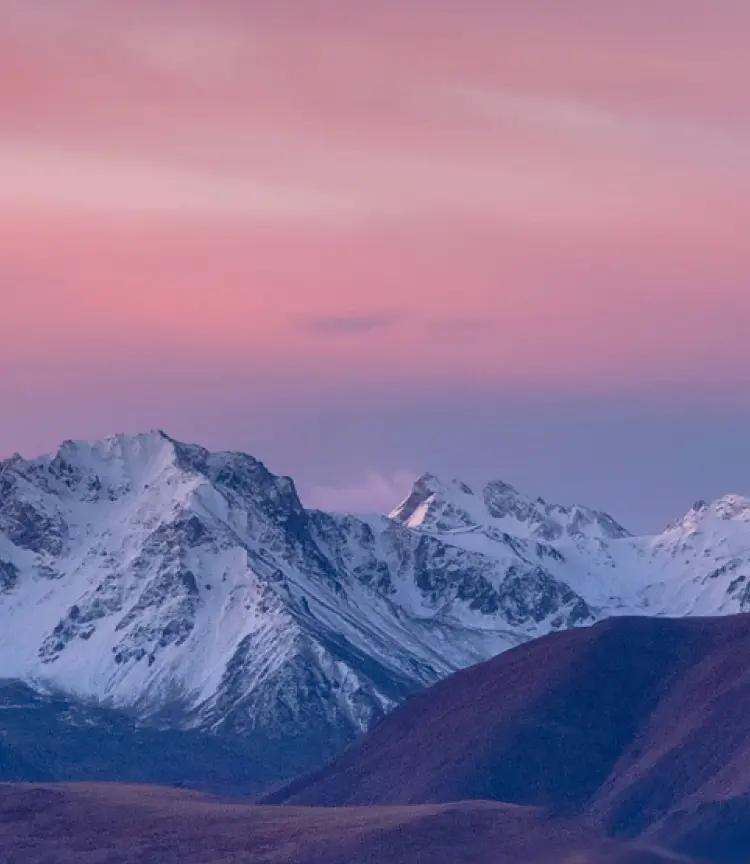
#> input picture mountail.webp, 750 x 864 px
$ python imagearithmetic_chengingdetection.py
#> lines starting #> are read from the running program, lines starting #| are printed output that depends on the picture; after the words box and inside, x2 and y2 are one past the last pixel; in counts of white or black regions, pixels touching at a corner belong together
import cv2
import numpy as np
import matplotlib.pyplot as plt

# Load base image
image_path = 'mountail.webp'
img1 = cv2.imread(image_path, cv2.IMREAD_GRAYSCALE)
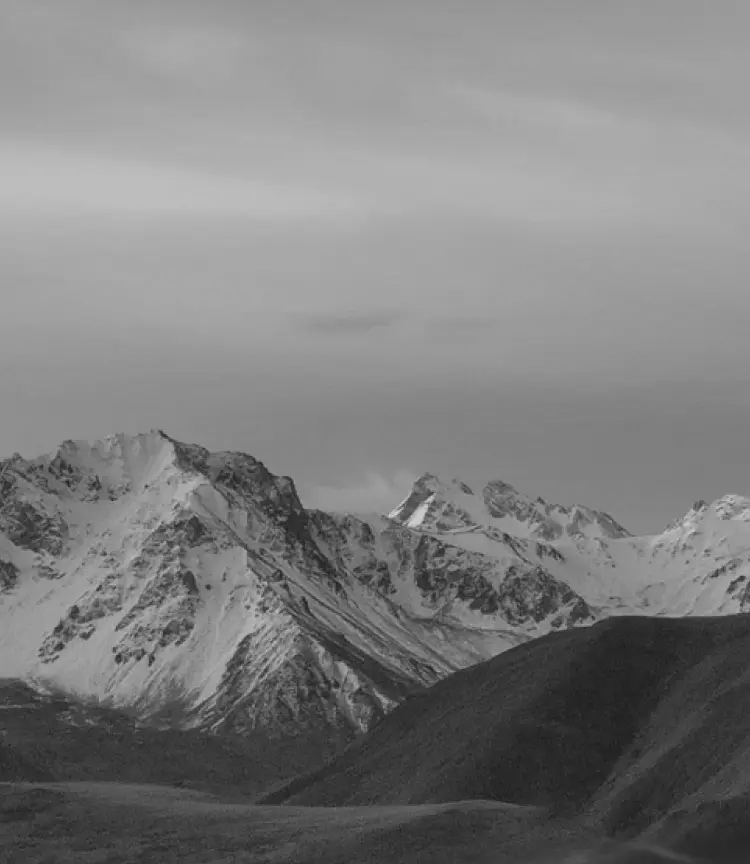
#> img1: shape (864, 750); min 29, max 213, mean 126

if img1 is None:
    raise FileNotFoundError(f"Could not open image at {image_path}")

# Create a second image with a small added change (a white rectangle)
img2 = img1.copy()
cv2.rectangle(img2, (100, 100), (200, 200), (255), -1)
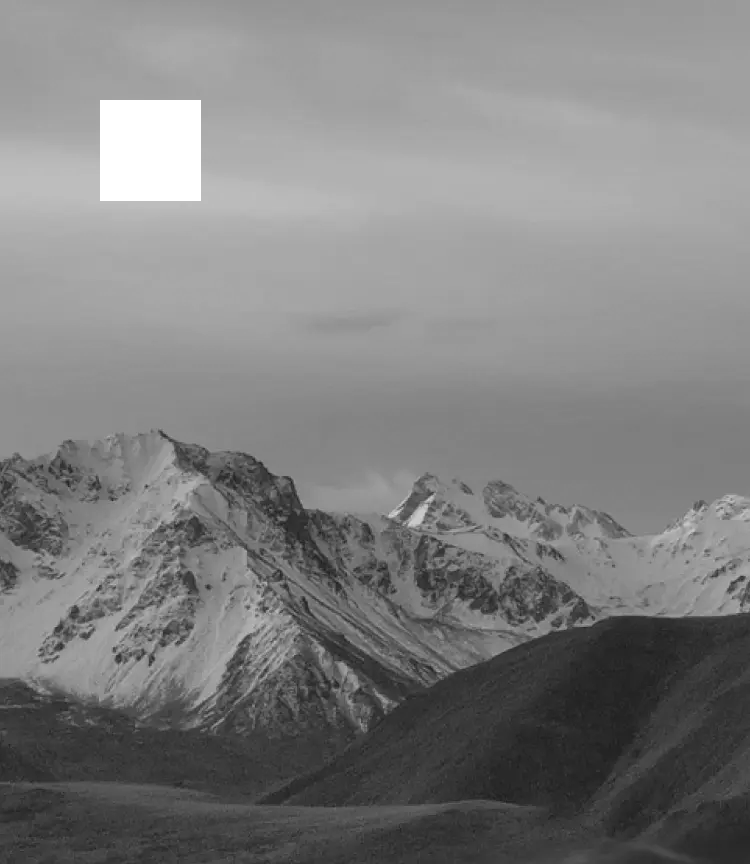
#> img2: shape (864, 750); 1.57% of pixels changed, all inside (x1, y1, x2, y2) = (100, 100, 201, 201)

# Image Arithmetic
add_img = cv2.add(img1, img2)
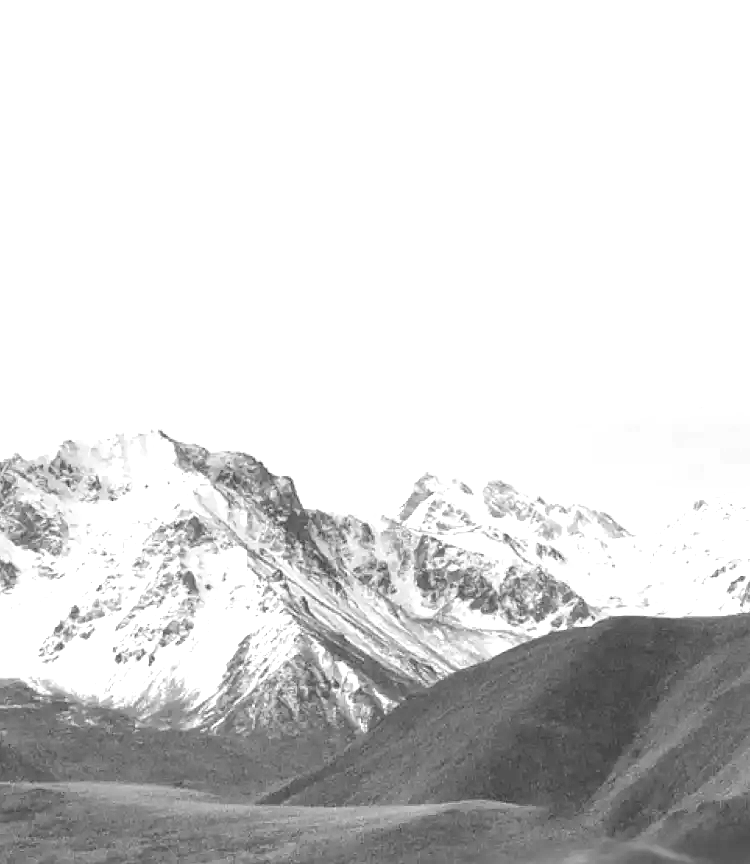
#> add_img: shape (864, 750); min 58, max 255, mean 216
sub_img = cv2.subtract(img1, img2) # Absolute difference for change detection
#> sub_img: shape (864, 750); every value is 0
abs_diff = cv2.absdiff(img1, img2)
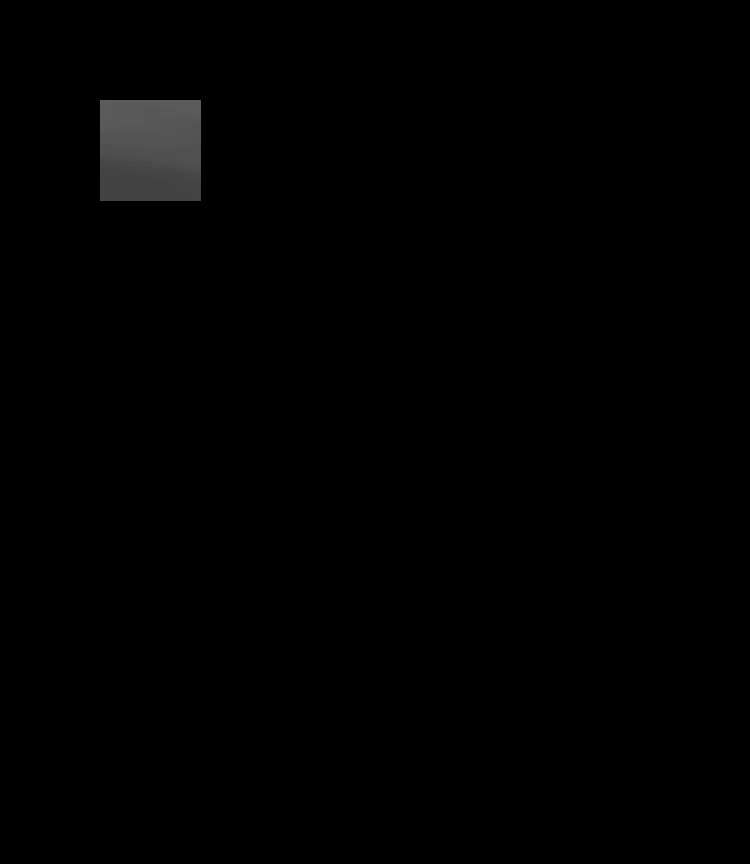
#> abs_diff: shape (864, 750); min 0, max 92, mean 1.2
mul_img = cv2.multiply(img1, img2, scale=1.0/255.0)
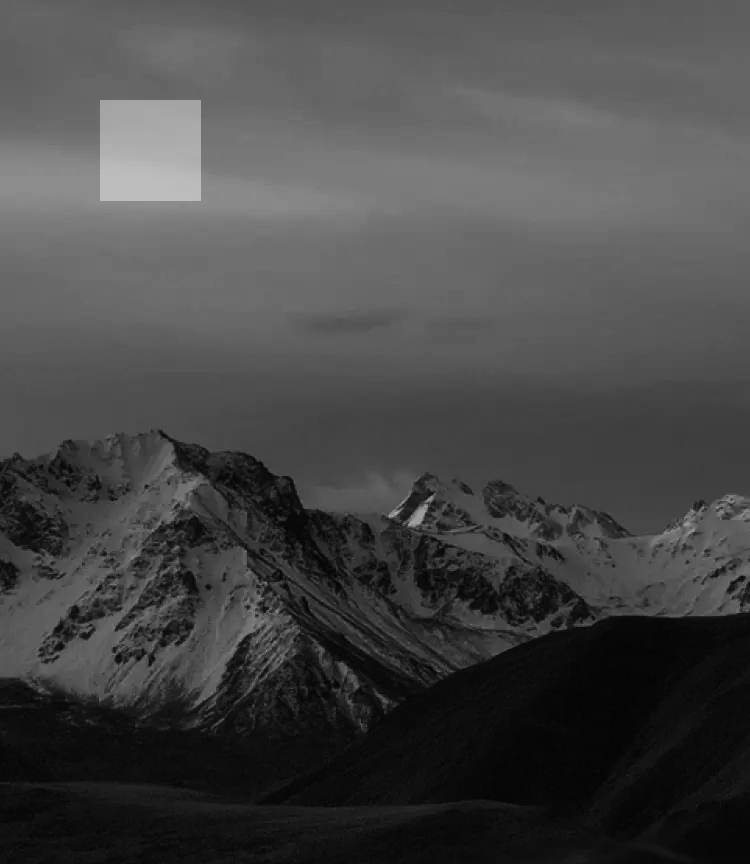
#> mul_img: shape (864, 750); min 3, max 189, mean 70.7
div_img = cv2.divide(img1, img2 + 1) # Add 1 to avoid division by zero
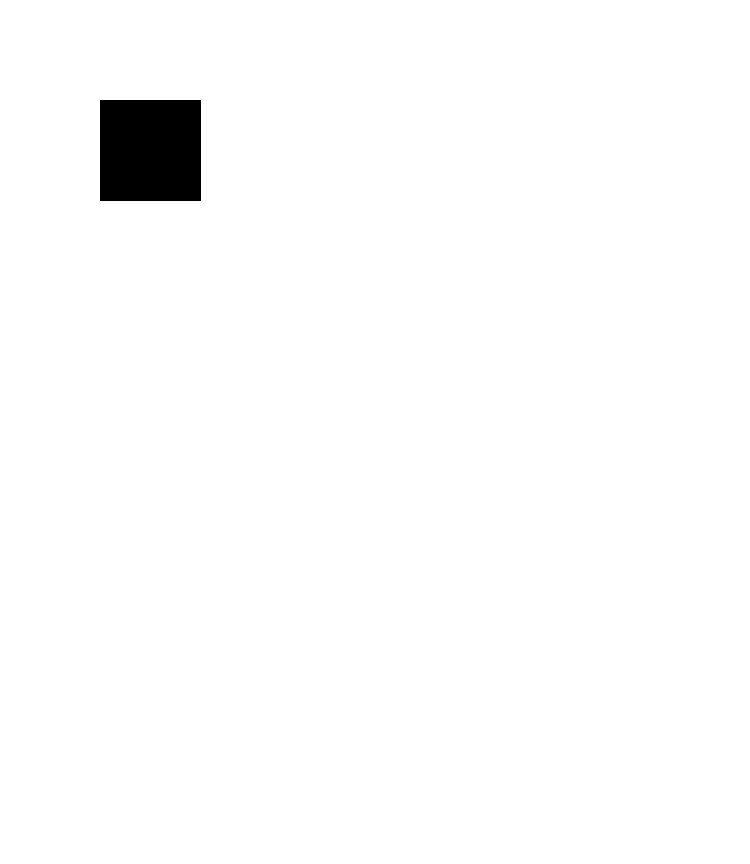
#> div_img: shape (864, 750); values 0 (black) and 1 (white), 98.4% white; 1 black region, box (x1, y1, x2, y2) and area: (100, 100, 201, 201) 10201

plt.figure(figsize=(15, 8))

titles = ['Original', 'Modified (Object Added)', 'Absolute Difference (Change Detection)',
          'Addition', 'Multiplication', 'Division']
images = [img1, img2, abs_diff, add_img, mul_img, div_img]

for i in range(6):
    plt.subplot(2, 3, i + 1)
    plt.imshow(images[i], cmap='gray')
    plt.title(titles[i])
    plt.axis('off')

plt.tight_layout()
plt.show()
